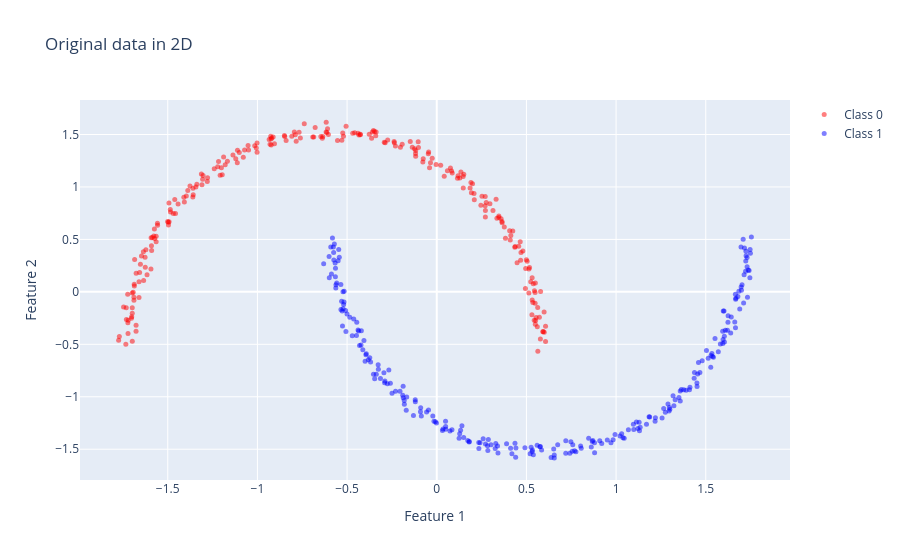
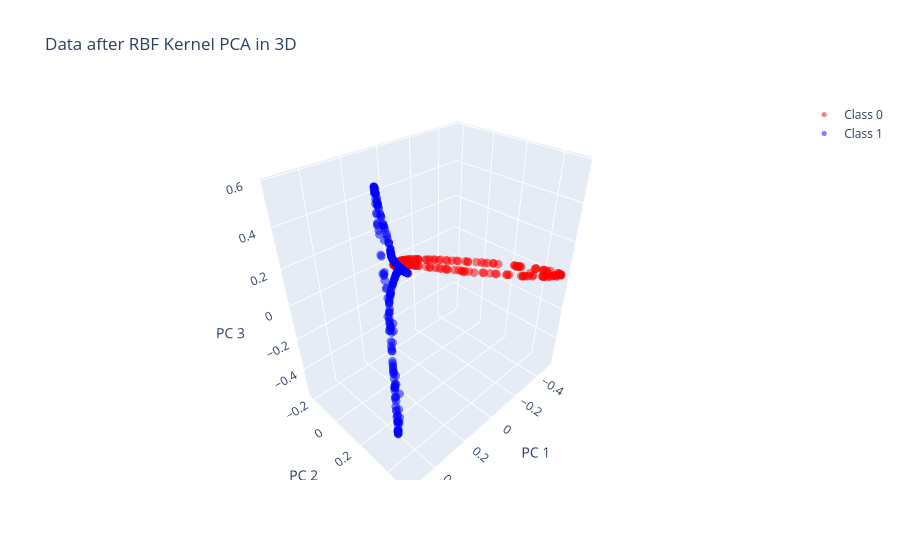

Notebook source saved alongside these figures, in order:
### Code cell
# Apply the RBF kernel PCA 
kpca = KernelPCA(n_components=3, kernel='rbf', gamma=15)
X_kpca = kpca.fit_transform(X_std)

# Create a trace for the original data
trace1 = go.Scatter(x=X_std[y==0, 0], y=X_std[y==0, 1], 
                    mode='markers', name='Class 0',
                    marker=dict(color='red', size=5, opacity=0.5))
trace2 = go.Scatter(x=X_std[y==1, 0], y=X_std[y==1, 1], 
                    mode='markers', name='Class 1',
                    marker=dict(color='blue', size=5, opacity=0.5))

# Create a trace for the transformed data
trace3 = go.Scatter3d(x=X_kpca[y==0, 0], y=X_kpca[y==0, 1], z=X_kpca[y==0, 2], 
                      mode='markers', name='Class 0',
                      marker=dict(color='red', size=5, opacity=0.5))
trace4 = go.Scatter3d(x=X_kpca[y==1, 0], y=X_kpca[y==1, 1], z=X_kpca[y==1, 2], 
                      mode='markers', name='Class 1',
                      marker=dict(color='blue', size=5, opacity=0.5))

# Create the layouts
layout1 = go.Layout(title='Original data in 2D', autosize=True, 
                    xaxis=dict(title='Feature 1'),
                    yaxis=dict(title='Feature 2'))
layout2 = go.Layout(title='Data after RBF Kernel PCA in 3D', autosize=True, 
                    scene=dict(xaxis=dict(title='PC 1'),
                               yaxis=dict(title='PC 2'),
                               zaxis=dict(title='PC 3')))

# Create the figures and plot
fig1 = go.Figure(data=[trace1, trace2], layout=layout1)
fig2 = go.Figure(data=[trace3, trace4], layout=layout2)

fig1.show()
fig2.show()

### Figure 1 — Plotly figure (JSON) as saved in the notebook; plotly's stock layout.template omitted (floating-point values rounded to 4 significant figures; data arrays with more than 128 entries replaced by an {"elided": "..."} marker saying what was removed)
{"data": [{"marker": {"color": "red", "opacity": 0.5, "size": 5}, "mode": "markers", "name": "Class 0", "type": "scatter", "x": {"elided": "250 float values"}, "y": {"elided": "250 float values"}}, {"marker": {"color": "blue", "opacity": 0.5, "size": 5}, "mode": "markers", "name": "Class 1", "type": "scatter", "x": {"elided": "250 float values"}, "y": {"elided": "250 float values"}}], "layout": {"autosize": true, "title": {"text": "Original data in 2D"}, "xaxis": {"title": {"text": "Feature 1"}}, "yaxis": {"title": {"text": "Feature 2"}}}}

### Figure 2 — Plotly figure (JSON) as saved in the notebook; plotly's stock layout.template omitted (floating-point values rounded to 4 significant figures; data arrays with more than 128 entries replaced by an {"elided": "..."} marker saying what was removed)
{"data": [{"marker": {"color": "red", "opacity": 0.5, "size": 5}, "mode": "markers", "name": "Class 0", "type": "scatter3d", "x": {"elided": "250 float values"}, "y": {"elided": "250 float values"}, "z": {"elided": "250 float values"}}, {"marker": {"color": "blue", "opacity": 0.5, "size": 5}, "mode": "markers", "name": "Class 1", "type": "scatter3d", "x": {"elided": "250 float values"}, "y": {"elided": "250 float values"}, "z": {"elided": "250 float values"}}], "layout": {"autosize": true, "scene": {"xaxis": {"title": {"text": "PC 1"}}, "yaxis": {"title": {"text": "PC 2"}}, "zaxis": {"title": {"text": "PC 3"}}}, "title": {"text": "Data after RBF Kernel PCA in 3D"}}}
